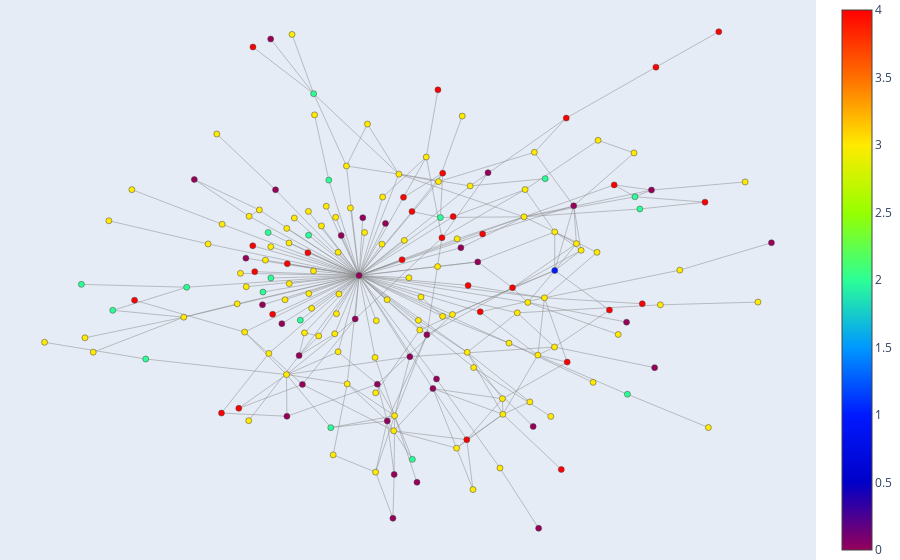

The code cell stored with this chart in its notebook:
### Code cell
import torch
import pandas as pd
import graphistry
from torch_geometric.datasets import Planetoid
from torch_geometric.utils import to_networkx
import networkx as nx
from utils import load_dataset, preprocessing
import plotly.graph_objects as go
import numpy as np
from plotly.offline import plot

dataset = load_dataset('cornell')
graph = preprocessing(dataset)

G = nx.Graph()
G.add_nodes_from(range(graph.num_nodes))
G.add_edges_from(graph.edge_index.T.numpy())

pos = nx.spring_layout(G, seed=42)

color = graph.y.numpy()

pos_array = np.array(list(pos.values()))
x_nodes = pos_array[:, 0]  
y_nodes = pos_array[:, 1] 

x_edges = []
y_edges = []
for edge in G.edges():
    x_edges.extend([pos[edge[0]][0], pos[edge[1]][0], None])
    y_edges.extend([pos[edge[0]][1], pos[edge[1]][1], None])

edge_trace = go.Scatter(x=x_edges, y=y_edges, line=dict(width=0.5, color='#888'), hoverinfo='none', mode='lines')


node_trace = go.Scatter(x=x_nodes, y=y_nodes, mode='markers', hoverinfo='text', text=[f'class {i}' for i in color],
                        marker=dict(color=color, colorscale='Rainbow', showscale=True, line_width=0.5))

fig = go.Figure(data=[edge_trace, node_trace], layout=go.Layout(showlegend=False, hovermode='closest',
                                                                 margin=dict(b=0, l=0, r=0, t=0),
                                                                 xaxis=dict(showgrid=False, zeroline=False, showticklabels=False),
                                                                 yaxis=dict(showgrid=False, zeroline=False, showticklabels=False)))

fig.show()

### Figure 1 — Plotly figure (JSON) as saved in the notebook; plotly's stock layout.template omitted (floating-point values rounded to 4 significant figures; data arrays with more than 128 entries replaced by an {"elided": "..."} marker saying what was removed)
{"data": [{"hoverinfo": "none", "line": {"color": "#888", "width": 0.5}, "mode": "lines", "type": "scatter", "x": {"elided": "1380 float values"}, "y": {"elided": "1380 float values"}}, {"hoverinfo": "text", "marker": {"color": {"elided": "183 int values"}, "colorscale": [[0, "rgb(150,0,90)"], [0.125, "rgb(0,0,200)"], [0.25, "rgb(0,25,255)"], [0.375, "rgb(0,152,255)"], [0.5, "rgb(44,255,150)"], [0.625, "rgb(151,255,0)"], [0.75, "rgb(255,234,0)"], [0.875, "rgb(255,111,0)"], [1, "rgb(255,0,0)"]], "line": {"width": 0.5}, "showscale": true}, "mode": "markers", "text": {"elided": "183 str values"}, "type": "scatter", "x": {"elided": "183 float values"}, "y": {"elided": "183 float values"}}], "layout": {"hovermode": "closest", "margin": {"b": 0, "l": 0, "r": 0, "t": 0}, "showlegend": false, "xaxis": {"showgrid": false, "showticklabels": false, "zeroline": false}, "yaxis": {"showgrid": false, "showticklabels": false, "zeroline": false}}}
